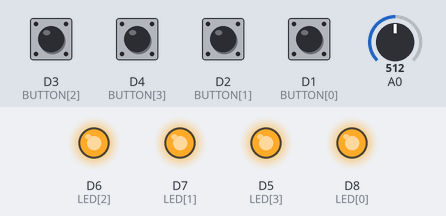
The sketch below on a simulated ESP8266 (NodeMCU). On the bench: output pins drawn as LEDs (lit = HIGH). Dashed ring = blinking. The test bench sets the inputs (shaded band); at power-on: D1 (BUTTON[0]), D2 (BUTTON[1]), D3 (BUTTON[2]), D4 (BUTTON[3]) LOW, A0 = 512. Random numbers use the default seed unless the sketch sets one.

Above: at 1.2 s.
1.3 s: D3 (BUTTON[2]) pulled HIGH for 0.15 s
At 1.37 s:
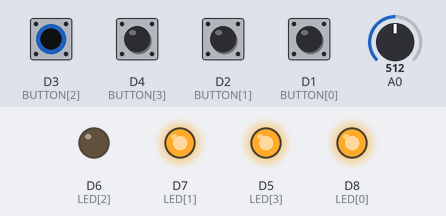
2.9 s: D4 (BUTTON[3]) pulled HIGH for 0.15 s
At 2.97 s:
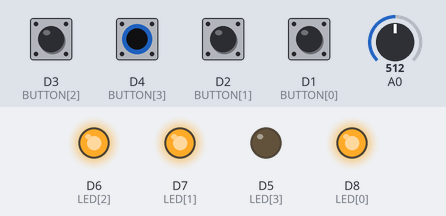
4.5 s: D2 (BUTTON[1]) pulled HIGH for 0.15 s
At 4.57 s:
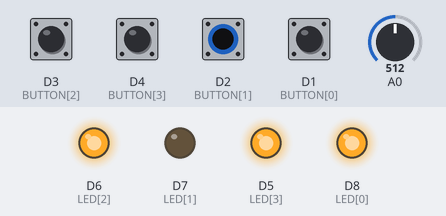
6.1 s: D1 (BUTTON[0]) pulled HIGH for 0.15 s
At 6.17 s:
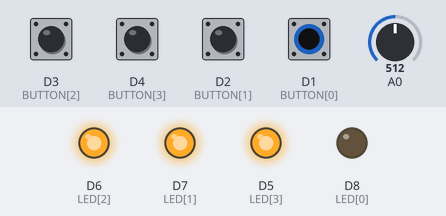
7.7 s: D3 (BUTTON[2]) driven HIGH and D4 (BUTTON[3]) driven HIGH and D2 (BUTTON[1]) driven HIGH and D1 (BUTTON[0]) driven HIGH
At 8.1 s:
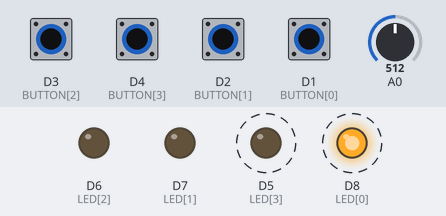
10.7 s: D3 (BUTTON[2]) driven LOW
Timing chart, 0 to 13.7 s (numbered marks = the images above; inputs shaded):
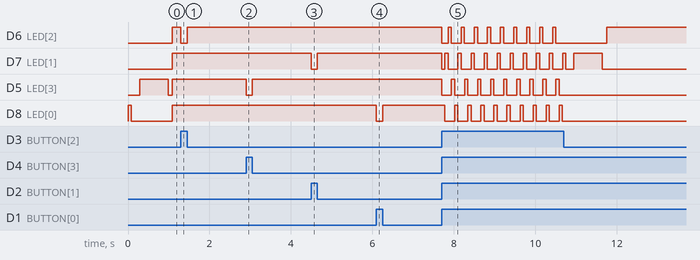

The sketch:

Simon.ino
```cpp
int LED[4] = {D8, D7, D6, D5};
int BUTTON[4] = {D1, D2, D3, D4};
int sequence[300];
int gameover = 0;
int lastbutton = 0;
int maxlength = 300;

void setup() {
  pinMode(LED[0], OUTPUT);
  pinMode(LED[1], OUTPUT);
  pinMode(LED[2], OUTPUT);
  pinMode(LED[3], OUTPUT);
  pinMode(A0, INPUT);
  Serial.begin(115200);

  //=========================================================================================================
  //Better random seed generator from https://www.utopiamechanicus.com/article/better-arduino-random-numbers/
  //=========================================================================================================
    unsigned long seed=0, count=32;
    while (--count)
      seed = (seed<<1) | (analogRead(0)&1);
    randomSeed(seed);
  //=========================================================================================================
}

void loop() {

  getsequence(); //Set up pattern sequence array
  gameover = 0; //Reset gameover flag
  startgame(); //start the game!

  //Main game loop
  for (int sequencelength = 0; sequencelength < maxlength; sequencelength++) {

    //Play back the current sequence iteration
    for (int playbackstep = 0; playbackstep <= sequencelength; playbackstep++) {
      delay(200);
      digitalWrite(LED[sequence[playbackstep]], HIGH);
      delay(700);
      digitalWrite(LED[sequence[playbackstep]], LOW);
    }

    //Then sub loop to receive input sequence
    for (int inputstep = 0; inputstep <= sequencelength; inputstep++) {
      //Delay here until player presses a button
      do {
        delay(100);
      } while (digitalRead(BUTTON[0]) == HIGH && digitalRead(BUTTON[1]) == HIGH && digitalRead(BUTTON[2]) == HIGH && digitalRead(BUTTON[3]) == HIGH);

      //light up the LED for whichever button is pressed, and pause until button is released.
      do {
        for (int i = 0; i < 4; i++) {
          digitalWrite(LED[i], !digitalRead(BUTTON[i]));
          //Also set lastbutton flag.
          if (digitalRead(BUTTON[i]) == LOW) {
            lastbutton = i;
          }
        }
      } while (digitalRead(BUTTON[0]) == LOW || digitalRead(BUTTON[1]) == LOW || digitalRead(BUTTON[2]) == LOW || digitalRead(BUTTON[3]) == LOW);

      lightsout(); //Make sure all LEDs are now off...

      if (lastbutton == sequence[inputstep]) {
        //Button was correct! just delay a little and continue...
        delay(200);
      }
      else {
        //otherwise game over
        gameover = 1;
        break;
      }

      //Last button must have been correct. Looping back to wait for next button press.

    }

    if (gameover == 1) {break;} //Game over, go back to beginning

    //Otherwise, loop back for another round.

  }

}

//Initialize pattern sequence
void getsequence()
{
  for (int i = 0; i < maxlength; i++) {
    sequence[i] = random(0, 4);
  }
}

//Start the game. Flash all LEDs forever until user presses a button.
void startgame()
{

  //Pause just in case the user still has a button pressed from the last round...
  //delay(400);

  //Flash all LEDs, and wait for user to press any button
  int i = 0;
  do {
    if (i > 3) {i = 0;}
    digitalWrite(LED[i], HIGH);
    delay(80);
    digitalWrite(LED[i], LOW);
    i++;
  } while (digitalRead(BUTTON[0]) == HIGH && digitalRead(BUTTON[1]) == HIGH && digitalRead(BUTTON[2]) == HIGH && digitalRead(BUTTON[3]) == HIGH);

  //Leaving this chunk of debug code, due to occasional boot-up glitch...
  //Serial.println("Button pressed! Starting game!");
  //Serial.print(!digitalRead(BUTTON[0]));
  //Serial.print(!digitalRead(BUTTON[1]));
  //Serial.print(!digitalRead(BUTTON[2]));
  //Serial.println(!digitalRead(BUTTON[3]));

}

void lightsout()
{
  for (int i = 0; i < 4; i++) {
    digitalWrite(LED[i], LOW);
  }
}
```

Measured:
- after the input at 1.3 s, D6 (LED[2]): HIGH → LOW at once, → HIGH 0.15 s later
- after the input at 2.9 s, D5 (LED[3]): HIGH → LOW at once, → HIGH 0.15 s later
- after the input at 4.5 s, D7 (LED[1]): HIGH → LOW at once, → HIGH 0.15 s later
- after the input at 6.1 s, D8 (LED[0]): HIGH → LOW at once, → HIGH 0.15 s later
- after the input at 7.7 s, D6 (LED[2]), D7 (LED[1]): HIGH → LOW at once, then repeats every 0.32 s: HIGH 0.08 s, LOW 0.24 s; D5 (LED[3]): alternates HIGH for 0.08 s and LOW for 0.24 s, starting at once; D8 (LED[0]): alternates HIGH for 0.08 s and LOW for 0.24 s, starting after 0.08 s
